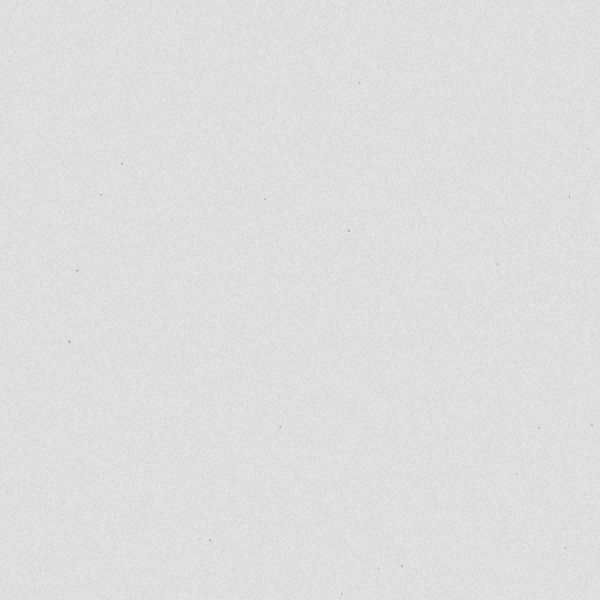
Frame 1 (no input)
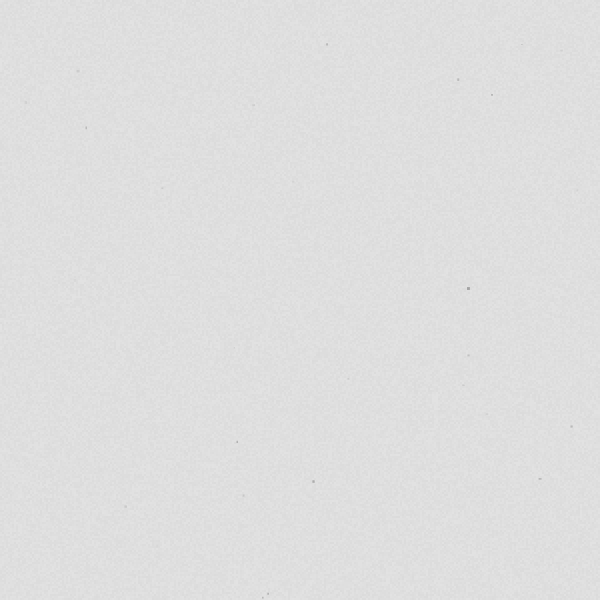
Frame 2 (the mouse pressed at the canvas centre, redrawn once)

The p5.js sketch that drew these frames (run headless with seeded random() and noise() and a simulated clock; the mouse was pressed at the canvas centre and the sketch redrawn once):

// p5.js sketch
// ── sketch.js
function setup() {
	createCanvas(600, 600);
	noLoop();
}

function draw() {
	background(225);
	paper();
}

function paper() {
	// Stolen from https://openprocessing.org/sketch/510598
	push();
	strokeWeight(1);
	noStroke();
	for (var i = 0; i<width-1; i+=2) {
	  for (var j = 0; j<height-1; j+=2) {
	    fill(random(205-40, 205+30), 25);
	    rect(i, j, 2, 2);
	  }
	}

	for (var i = 0; i<30; i++) {
	  fill(random(130, 215), random(100, 170));
	  rect(random(0, width-2), random(0, height-2), random(1, 3), random(1, 3));
	}

	pop();
}
